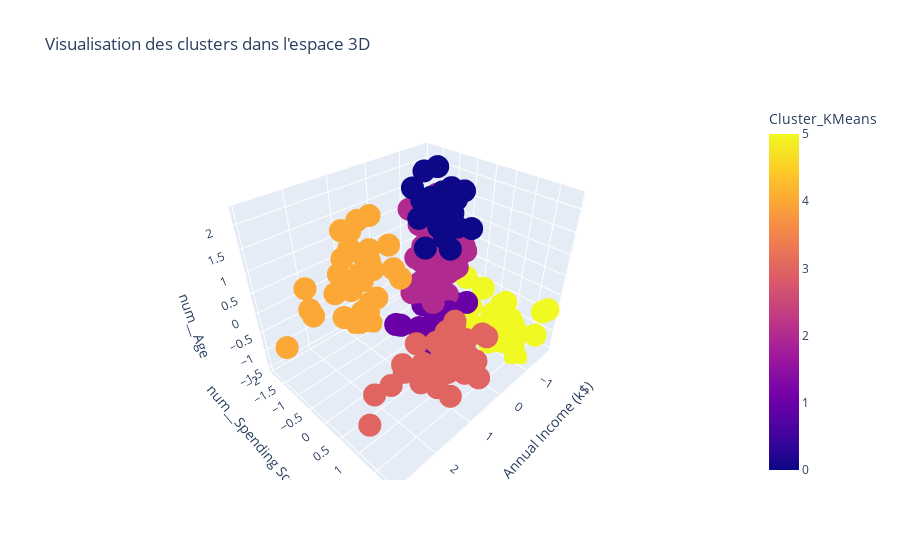

The code cell stored with this chart in its notebook:
### Markdown cell above
----> This time clusters are definitely less visible.

Finally, make a 3d scatter plot of your clusters by using all the quantitative features

### Code cell
# Création d'une visualisation 3D
fig = px.scatter_3d(
    dataset_cleaned,
    x='num__Annual Income (k$)',
    y='num__Spending Score (1-100)',
    z='num__Age',
    color='Cluster_KMeans',
    title="Visualisation des clusters dans l'espace 3D",
)

# Affichage de la figure
fig.show()

### Figure 1 — Plotly figure (JSON) as saved in the notebook; plotly's stock layout.template omitted (floating-point values rounded to 4 significant figures; data arrays with more than 128 entries replaced by an {"elided": "..."} marker saying what was removed)
{"data": [{"hovertemplate": "num__Annual Income (k$)=%{x}<br>num__Spending Score (1-100)=%{y}<br>num__Age=%{z}<br>Cluster_KMeans=%{marker.color}<extra></extra>", "legendgroup": "", "marker": {"color": {"elided": "200 int values"}, "coloraxis": "coloraxis", "symbol": "circle"}, "mode": "markers", "name": "", "scene": "scene", "showlegend": false, "type": "scatter3d", "x": {"elided": "200 float values"}, "y": {"elided": "200 float values"}, "z": {"elided": "200 float values"}}], "layout": {"coloraxis": {"colorbar": {"title": {"text": "Cluster_KMeans"}}, "colorscale": [[0, "#0d0887"], [0.1111, "#46039f"], [0.2222, "#7201a8"], [0.3333, "#9c179e"], [0.4444, "#bd3786"], [0.5556, "#d8576b"], [0.6667, "#ed7953"], [0.7778, "#fb9f3a"], [0.8889, "#fdca26"], [1, "#f0f921"]]}, "legend": {"tracegroupgap": 0}, "scene": {"domain": {"x": [0, 1], "y": [0, 1]}, "xaxis": {"title": {"text": "num__Annual Income (k$)"}}, "yaxis": {"title": {"text": "num__Spending Score (1-100)"}}, "zaxis": {"title": {"text": "num__Age"}}}, "title": {"text": "Visualisation des clusters dans l'espace 3D"}}}
